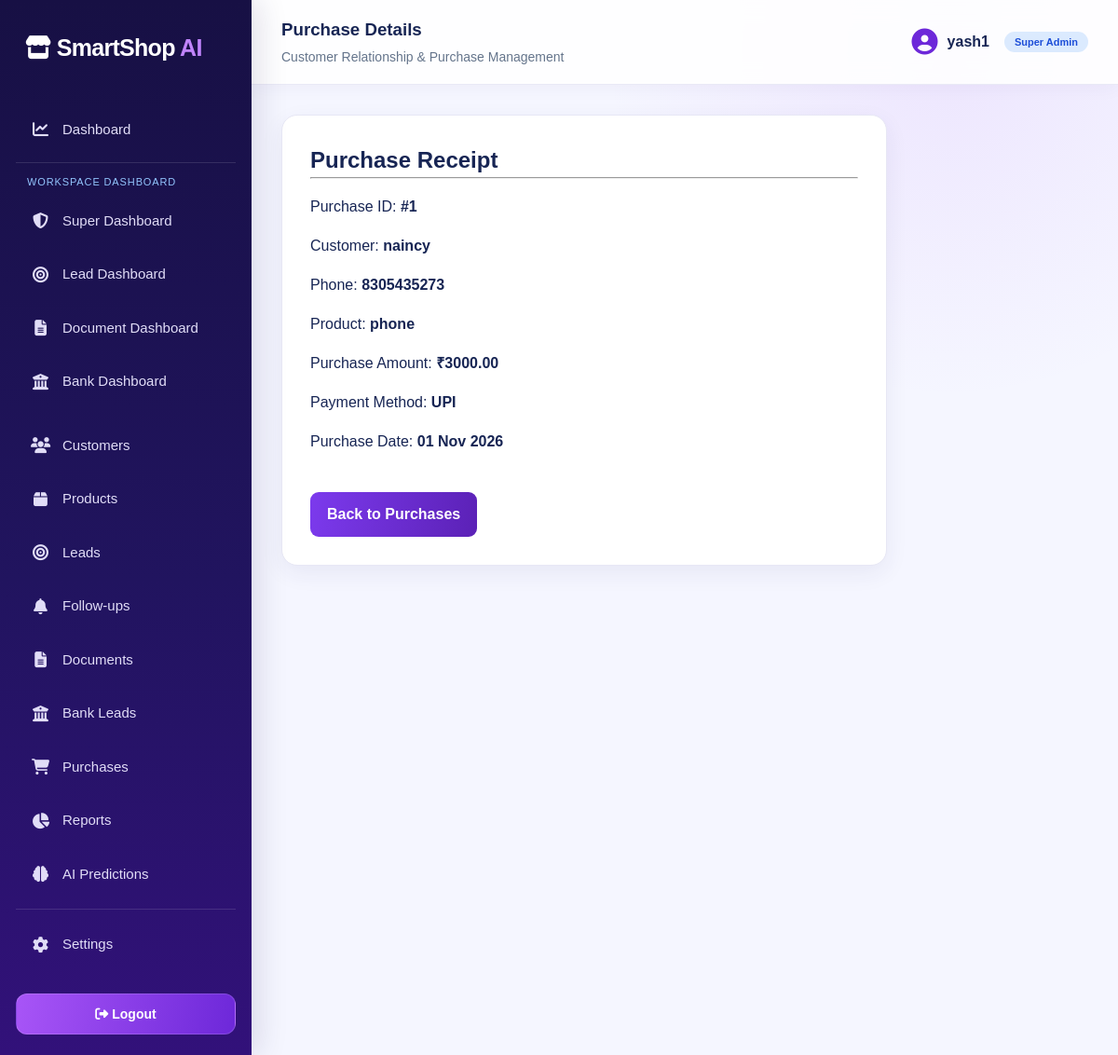
The page /purchases/1/ (signed in) on the database its author committed.
### crm/models.py (models this page shows, shortened)
class Purchase(models.Model):
    PAYMENT_CHOICES = [
        ('CASH', 'Cash'),
        ('BANK', 'Bank'),
        ('UPI', 'UPI'),
        ('CARD', 'Card'),
    ]
    lead = models.OneToOneField(
        Lead,
        on_delete=models.CASCADE
    )
    amount = models.DecimalField(
        max_digits=12,
        decimal_places=2
    )
    payment_method = models.CharField(
        max_length=20,
        choices=PAYMENT_CHOICES
    )
    purchase_date = models.DateField(
        auto_now_add=True
    )

class Lead(models.Model):
    STATUS = [
        ('NEW', 'New Lead'),
        ('INTERESTED', 'Interested'),
        ('FOLLOWUP', 'Follow-up'),
        ('RETURNED', 'Customer Returned'),
        ('DOCUMENT', 'Document Verification'),
        ('BANK', 'Bank Processing'),
        ('CONVERTED', 'Purchase Completed'),
        ('LOST', 'Lost Lead'),
    ]
    shop = models.ForeignKey(
        Shop,
        on_delete=models.CASCADE
    )
    customer = models.ForeignKey(
        Customer,
        on_delete=models.CASCADE
    )
    product = models.ForeignKey(
        Product,
        on_delete=models.SET_NULL,
        null=True
    )
    assigned_to = models.ForeignKey(
        User,
        on_delete=models.SET_NULL,
        null=True,
        blank=True,
        related_name='assigned_leads'
    )
    expected_purchase_date = models.DateField(
        null=True,
        blank=True
    )
    status = models.CharField(
        max_length=20,
        choices=STATUS,
        default='NEW'
    )
    notes = models.TextField(blank=True)
    created_at = models.DateTimeField(auto_now_add=True)

class Customer(models.Model):
    shop = models.ForeignKey(
        Shop,
        on_delete=models.CASCADE
    )
    name = models.CharField(max_length=150)
    phone = models.CharField(max_length=15)
    email = models.EmailField(blank=True)
    address = models.TextField(blank=True)
    created_at = models.DateTimeField(auto_now_add=True)

class Product(models.Model):
    shop = models.ForeignKey(
        Shop,
        on_delete=models.CASCADE
    )
    name = models.CharField(max_length=150)
    category = models.CharField(max_length=100)
    price = models.DecimalField(
        max_digits=10,
        decimal_places=2
    )
    description = models.TextField(blank=True)

### crm/views.py (the view)
@login_required
def purchase_detail(request, purchase_id):
    purchase = get_object_or_404(
        Purchase,
        id=purchase_id,
        lead__shop=get_user_shop(request.user)
    )
    return render(
        request,
        'crm/purchase_detail.html',
        {
            'purchase': purchase
        }
    )

### crm/views.py (called while the page is built, shortened)
def get_user_shop(user):
    try:
        if hasattr(user, 'staff_profile') and user.staff_profile and user.staff_profile.shop_id:
            return user.staff_profile.shop
    except Exception:
        pass

### templates/crm/purchase_detail.html (shortened to what this page needs)
{% extends 'crm/base.html' %}
{% block page_heading %}Purchase Details{% endblock %}
{% block content %}
<div class="form-container">
    <h2>Purchase Receipt</h2>
    <hr>
    <p>
        Purchase ID:
        <strong>#{{ purchase.id }}</strong>
    </p>
    <p>
        Customer:
        <strong>{{ purchase.lead.customer.name }}</strong>
    </p>
    <p>
        Phone:
        <strong>{{ purchase.lead.customer.phone }}</strong>
    </p>
    <p>
        Product:
        <strong>{{ purchase.lead.product.name|default:"-" }}</strong>
    </p>
    <p>
        Purchase Amount:
        <strong>₹{{ purchase.amount }}</strong>
    </p>
    <p>
        Payment Method:
        <strong>{{ purchase.get_payment_method_display }}</strong>
    </p>
    <p>
        Purchase Date:
        <strong>{{ purchase.purchase_date|date:"d M Y" }}</strong>
    </p>
    <br>
    <a href="{% url 'purchases' %}" class="primary-btn">
        Back to Purchases
    </a>
</div>
{% endblock %}

### templates/crm/base.html (shortened to what this page needs)
{% load static %}
<!DOCTYPE html>
<html lang="en">
<head>
    <link rel="stylesheet" href="{% static 'css/app.css' %}">
    <link rel="stylesheet"
          href="https://cdnjs.cloudflare.com/ajax/libs/font-awesome/6.5.0/css/all.min.css">
</head>
<body>
<div class="layout">
    <aside class="sidebar">
        <div class="logo">
            <i class="fa-solid fa-store"></i>
            SmartShop <span>AI</span>
        </div>
        <nav>
            {% if request.user.groups.all.0.name == "Lead Manager" %}
                <a href="{% url 'lead_dashboard' %}">
                    <i class="fa-solid fa-chart-line"></i> Dashboard
                </a>
                <a href="{% url 'leads' %}">
                    <i class="fa-solid fa-bullseye"></i> Leads
                </a>
                <a href="{% url 'customers' %}">
                    <i class="fa-solid fa-users"></i> Customers
                </a>
                <a href="{% url 'followups' %}">
                    <i class="fa-solid fa-bell"></i> Follow-ups
                </a>
            {% elif request.user.is_superuser %}
                <a href="{% url 'dashboard' %}">
                    <i class="fa-solid fa-chart-line"></i> Dashboard
                </a>
                <div class="dashboard-links">
                    <small>WORKSPACE DASHBOARD</small>
                    <a href="{% url 'superuser_dashboard' %}">
                        <i class="fa-solid fa-shield-halved"></i> Super Dashboard
                    </a>
                    <a href="{% url 'lead_dashboard' %}">
                        <i class="fa-solid fa-bullseye"></i> Lead Dashboard
                    </a>
                    <a href="{% url 'document_dashboard' %}">
                        <i class="fa-solid fa-file-lines"></i> Document Dashboard
                    </a>
                    <a href="{% url 'bank_dashboard' %}">
                        <i class="fa-solid fa-building-columns"></i> Bank Dashboard
                    </a>
                </div>
                <a href="{% url 'customers' %}">
                    <i class="fa-solid fa-users"></i> Customers
                </a>
                <a href="{% url 'products' %}">
                    <i class="fa-solid fa-box"></i> Products
                </a>
                <a href="{% url 'leads' %}">
                    <i class="fa-solid fa-bullseye"></i> Leads
                </a>
                <a href="{% url 'followups' %}">
                    <i class="fa-solid fa-bell"></i> Follow-ups
                </a>
                <a href="{% url 'documents' %}">
                    <i class="fa-solid fa-file-lines"></i> Documents
                </a>
                <a href="{% url 'banks' %}">
                    <i class="fa-solid fa-building-columns"></i> Bank Leads
                </a>
                <a href="{% url 'purchases' %}">
                    <i class="fa-solid fa-cart-shopping"></i> Purchases
                </a>
                <a href="{% url 'reports' %}">
                    <i class="fa-solid fa-chart-pie"></i> Reports
                </a>
                <a href="{% url 'ai_predictions' %}">
                    <i class="fa-solid fa-brain"></i> AI Predictions
                </a>
            {% endif %}
            <div style="margin-top: 12px; padding-top: 12px; border-top: 1px solid rgba(255, 255, 255, 0.12);">
                <a href="{% url 'settings' %}">
                    <i class="fa-solid fa-gear"></i> Settings
                </a>
            </div>
        </nav>
        <div class="sidebar-bottom">
            <form method="POST" action="{% url 'logout' %}">
                <button type="submit">
                    <i class="fa-solid fa-right-from-bracket"></i>
                    Logout
                </button>
            </form>
        </div>
    </aside>
    <main class="main-content">
        <header class="topbar">
            <div>
                <h3>{% block page_heading %}Dashboard{% endblock %}</h3>
                <p>Customer Relationship & Purchase Management</p>
            </div>
            <a href="{% url 'settings' %}" class="profile" style="text-decoration:none; color:inherit;" title="Go to Settings">
                <i class="fa-solid fa-circle-user"></i>
                {{ request.user.username }}
                {% if request.user.is_superuser %}
                    <span class="badge-count" style="font-size: 11px; margin-left: 6px;">Super Admin</span>
                {% elif request.user.groups.all.0.name %}
                    <span class="badge-count" style="font-size: 11px; margin-left: 6px;">{{ request.user.groups.all.0.name }}</span>
                {% endif %}
            </a>
        </header>
        <section class="page-content">
            {% block content %}
            {% endblock %}
        </section>
    </main>
</div>
</body>
</html>

### rows shown on the page
Purchase: id "1", lead.customer.name "naincy", lead.customer.phone "8305435273", lead.product.name "phone", amount "3000.00", payment_method "UPI", purchase_date "01 Nov 2026"

### other values the page prints
{{ request.user.username }} "yash1"
